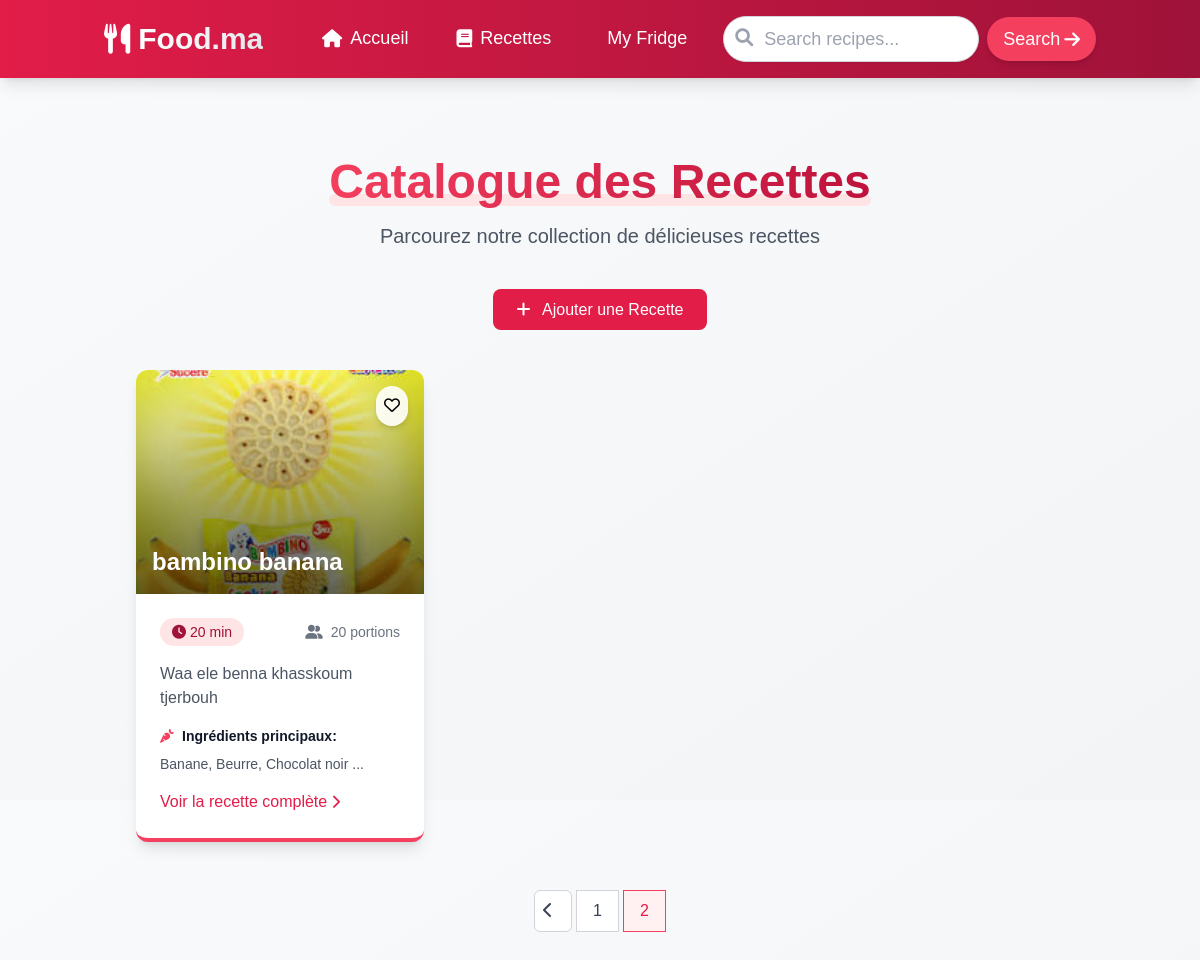
Screenshot of /recettes/?page=2 with the database file from the repository.
### base/models.py (models this page shows, shortened)
class Recette(models.Model):
    nom = models.CharField(max_length=255, verbose_name='Nom de la recette')
    temps_preparation = models.IntegerField(verbose_name='Temps de préparation (minutes)')
    description = models.TextField(verbose_name='Description')
    ingredients = models.ManyToManyField(Ingredient, verbose_name='Ingrédients')
    instructions = models.TextField(verbose_name='Instructions', blank=True)
    image = models.ImageField(upload_to='recettes/', blank=True, null=True, verbose_name='Image de la recette')
    portions = models.IntegerField(default=4, verbose_name='Nombre de portions')  # New field for portions
    favorite = models.BooleanField(default=False, verbose_name='Favori')  # New field for favorite
    date_creation = models.DateTimeField(auto_now_add=True)
    date_modification = models.DateTimeField(auto_now=True)
    class Meta:
        ordering = ['nom']
        verbose_name = 'Recette'
        verbose_name_plural = 'Recettes'

class Ingredient(models.Model):
    CATEGORIES = [
        ('legumes', 'Légumes'),
        ('viandes', 'Viandes et Volailles'),
        ('produits_laitiers', 'Produits Laitiers et Œufs'),
        ('epicerie', 'Épicerie'),
        ('fruits', 'Fruits'),
        ('herbes', 'Herbes et Épices'),
        ('feculents', 'Féculents'),
    ]
    nom = models.CharField(max_length=100, unique=True)
    categorie = models.CharField(max_length=50, choices=CATEGORIES)
    class Meta:
        ordering = ['nom']
        verbose_name = 'Ingrédient'
        verbose_name_plural = 'Ingrédients'

### base/views.py (the view)
# urls.py: path('recettes/', views.ListeRecettes.as_view(), name='recettes'),
class ListeRecettes(View):
    def get(self, request):
        recettes_list = Recette.objects.prefetch_related('ingredients').all()
        paginator = Paginator(recettes_list, 6)  # 6 recipes per page
        page_number = request.GET.get('page')
        page_obj = paginator.get_page(page_number)
        return render(request, 'listeRecettes.html', {'page_obj': page_obj})

### base/templates/listeRecettes.html (shortened to what this page needs)
{% extends 'base.html' %}
{% load static %}
{% block content %}
<div class="max-w-7xl mx-auto px-4 sm:px-6 lg:px-8 py-12">
    <div class="text-center mb-12">
        <h1 class="text-5xl font-extrabold text-gray-900 mb-4 relative inline-block">
            <span class="relative z-10">
                <span class="bg-clip-text text-transparent bg-gradient-to-r from-culinary-500 to-culinary-700">
                </span>
            </span>
            <span class="absolute bottom-0 left-0 right-0 h-3 bg-culinary-100 rounded-full z-0"></span>
        </h1>
        <p class="text-xl text-gray-600 max-w-2xl mx-auto">Parcourez notre collection de délicieuses recettes</p>
    </div>
    <div class="text-center mb-12">
        <a href="{% url 'ajouter_recette' %}" class="bg-culinary-600 text-white px-6 py-3 rounded-lg hover:bg-culinary-700 transition-all duration-300">
            <i class="fas fa-plus mr-2"></i> Ajouter une Recette
        </a>
    </div>
    <div class="grid grid-cols-1 sm:grid-cols-2 lg:grid-cols-3 gap-8">
        {% for recette in page_obj %}
        <div class="group transform transition-all duration-300 hover:scale-[1.03] hover:shadow-xl">
            <div class="bg-white rounded-xl shadow-lg overflow-hidden border-b-4 border-culinary-500 h-full flex flex-col">
                <div class="relative overflow-hidden h-56 flex-shrink-0">
                    <img
                        src="{% if recette.image %}{{ recette.image.url }}{% else %}{% static 'images/Image-not-found.png' %}{% endif %}"
                        alt="{{ recette.nom }}"
                        class="w-full h-full object-cover transition-transform duration-500 group-hover:scale-110"
                    >
                    <div class="absolute inset-0 bg-gradient-to-t from-black/60 to-transparent"></div>
                    <div class="absolute bottom-0 left-0 right-0 p-4">
                        <h2 class="text-2xl font-bold text-white">{{ recette.nom }}</h2>
                    </div>
                    <div class="absolute top-4 right-4">
                        <button
                            class="favorite-btn bg-white/90 p-2 rounded-full shadow-md hover:bg-white transition-colors duration-300"
                            data-recipe-id="{{ recette.id }}"
                            data-favorite-url="{% url 'toggle_favorite' recette.id %}"
                        >
                            <i class="{% if recette.favorite %}fas text-red-500{% else %}far{% endif %} fa-heart"></i>
                        </button>
                    </div>
                </div>
                <a href="{% url 'recette_detail' recette.id %}" class="flex-grow flex flex-col">
                    <div class="p-6 flex-grow flex flex-col">
                        <div class="flex justify-between items-center mb-4">
                            <span class="inline-flex items-center px-3 py-1 rounded-full text-sm font-medium bg-culinary-100 text-culinary-800">
                                <i class="fas fa-clock mr-1"></i> {{ recette.temps_preparation }} min
                            </span>
                            <span class="text-sm text-gray-500">
                                <i class="fas fa-user-friends mr-1"></i> {{ recette.portions }} portions
                            </span>
                        </div>
                        <p class="text-gray-600 mb-4 line-clamp-2 flex-grow">{{ recette.description }}</p>
                        <div class="mb-4">
                            <h3 class="text-sm font-semibold text-gray-900 mb-2 flex items-center">
                                <i class="fas fa-carrot text-culinary-500 mr-2"></i>
                                Ingrédients principaux:
                            </h3>
                            <p class="text-gray-600 text-sm line-clamp-2">
                                {% for ingredient in recette.ingredients.all|slice:":3" %}
                                    {{ ingredient.nom }}{% if not forloop.last %}, {% endif %}
                                {% endfor %}
                                {% if recette.ingredients.count > 3 %}
                                    ...
                                {% endif %}
                            </p>
                        </div>
                        <div class="mt-auto">
                            <span class="inline-flex items-center text-culinary-600 hover:text-culinary-800 font-medium transition-colors duration-300">
                                Voir la recette complète
                                <i class="fas fa-chevron-right ml-1 text-sm"></i>
                            </span>
                        </div>
                    </div>
                </a>
            </div>
        </div>
        {% endfor %}
    </div>
    {% if page_obj.paginator.num_pages > 1 %}
    <div class="mt-12 flex justify-center">
        <nav class="flex items-center space-x-1">
            {% if page_obj.has_previous %}
                <a href="?page={{ page_obj.previous_page_number }}" class="p-2 rounded-md border border-gray-300 bg-white text-gray-700 hover:bg-gray-50">
                    <i class="fas fa-chevron-left w-5 h-5"></i>
                </a>
            {% endif %}
            {% for num in page_obj.paginator.page_range %}
                {% if page_obj.number == num %}
                    <span class="inline-flex items-center px-4 py-2 border border-culinary-500 bg-culinary-50 text-culinary-600 font-medium">
                        {{ num }}
                    </span>
                {% elif num > page_obj.number|add:'-3' and num < page_obj.number|add:'3' %}
                    <a href="?page={{ num }}" class="hidden sm:inline-flex items-center px-4 py-2 border border-gray-300 bg-white text-gray-700 hover:bg-gray-50">
                        {{ num }}
                    </a>
                {% endif %}
            {% endfor %}
        </nav>
    </div>
    {% endif %}
</div>
{% endblock %}

### rows the page displays
Recette: image (picture), nom "bambino banana", favorite False (drawn), temps_preparation "20", portions "20", description "Waa ele benna khasskoum tjerbouh"
Ingredient: nom "Banane"
Ingredient: nom "Beurre"
Ingredient: nom "Chocolat noir"

### other values shown
{{ num }} "1"
{{ num }} "2"
